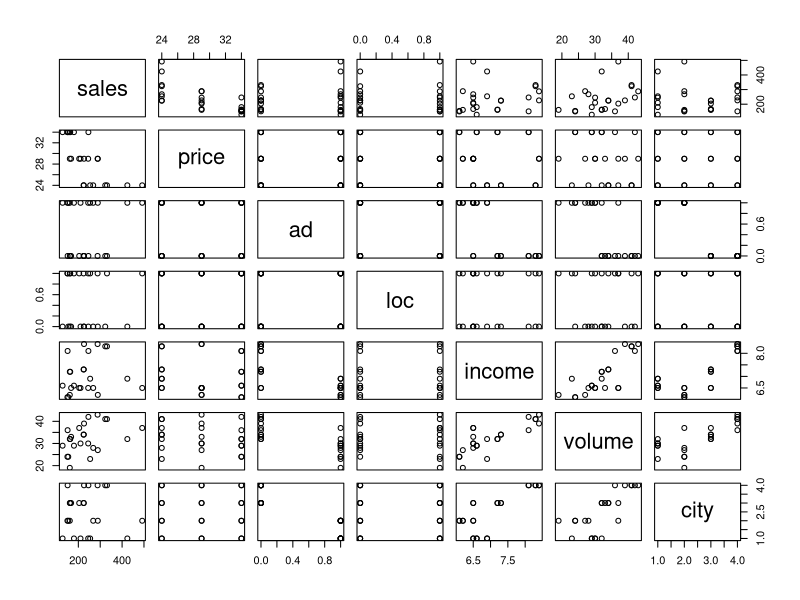

Write the R code that produced this figure. (Note: this script raises an error after producing the figure.)
setwd("/Users/ecm/teach/data")
newfood = read.csv("newfood.csv")
names(newfood)
head(newfood)
# run plots and crosstab
plot(newfood)
ans = with(newfood, table(city, ad, loc, price))
ftable(ans, row.vars=1:2, cols.vars = 3:4)

round(cor(newfood), 3)

summary(lm(sales ~ price, newfood))
summary(lm(sales ~ price+ad, newfood))
summary(lm(sales ~ price+ad+loc, newfood))
summary(lm(sales ~ price+ad+loc+volume, newfood))
summary(lm(sales ~ price+loc+volume, newfood))


fit = lm(sales ~ price+ad+loc+volume, newfood)
vif(fit)



